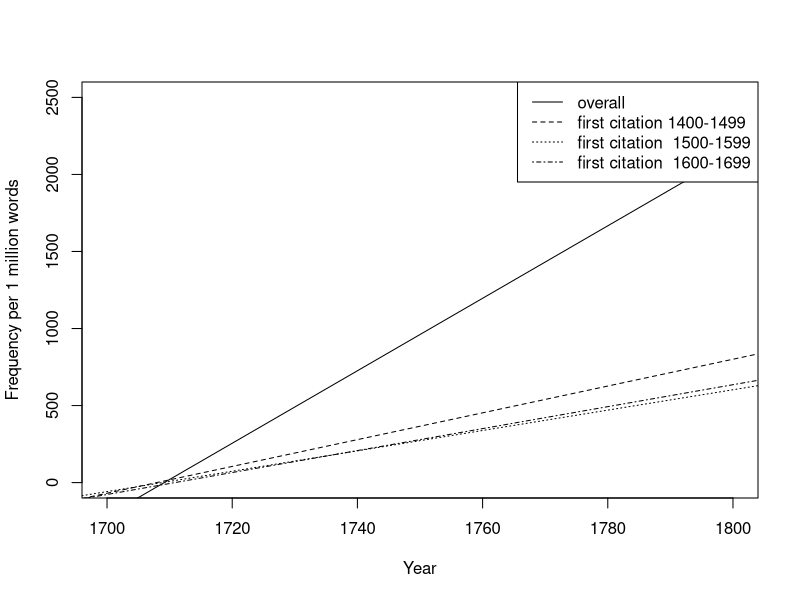

Here is the R script that generated this plot:


#we have acquired intercepts and slopes, now we plot them
#we use this for regression by origin date
setwd("Desktop/rplots")


overall= c(-40197.30672, 23.51911)
firstcentury= c(-14851.555503,8.695632);
secondcentury= c(-11295.445279,6.609997);
thirdcentury= c(-12191.78252,7.12621);

periods= list(firstcentury, secondcentury, thirdcentury);
print (firstcentury[1]);

png("allgenres_byfirstcitation.png", width=960, height=640, res=100)
plot(overall,  ylim=c(0,2500), xlim=c(1700,1800), xlab="Year", ylab="Frequency per 1 million words");
abline(overall[1], overall[2], lty=1);

ltyvector=c(1);
count=2;

for (p in periods)
{
	cat ('intercept', p[1], 'slope', p[2],'\n');
	abline(p[1], p[2], lty=count);
	
	ltyvector=c(ltyvector, count);
	
	count=count+1;
	
}

legend('topright', legend=c("overall", "first citation 1400-1499", "first citation  1500-1599", "first citation  1600-1699"), lty=ltyvector)


dev.off()